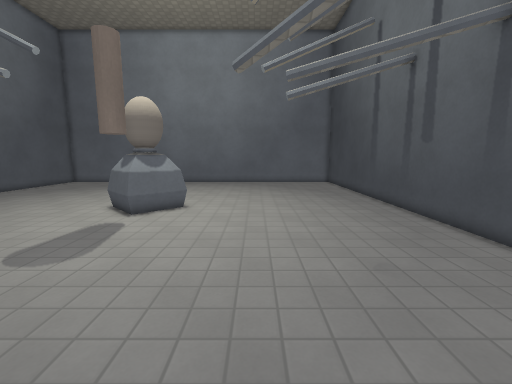
view 1 (above)

12 first-person views from a walk through a 3-D level made in the Godot game engine. The camera is 1.4 m above the floor, tilts 8° down and sees 90° across. The floor is counted in squares, 0.5 m on a side. Each view is taken from the middle of a square. On the plan, view 1 faces up. The plan holds only what a view shows up to about 19 squares ahead; the rest is blank. Surface patterns are stand-ins for the level's own textures.

view 2
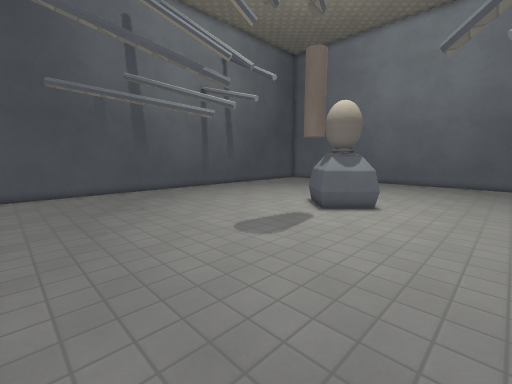

view 3
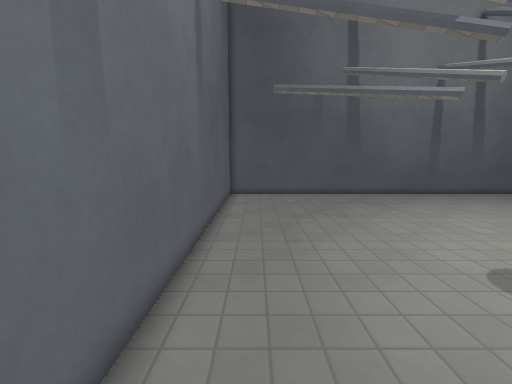

view 4
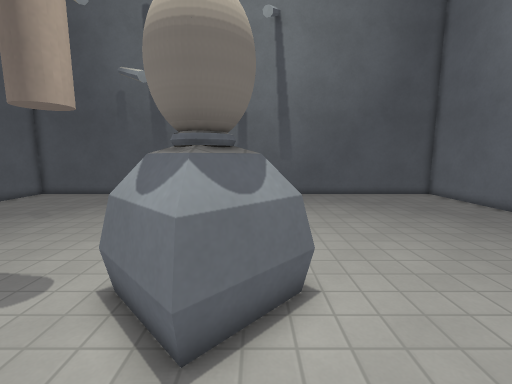

view 5
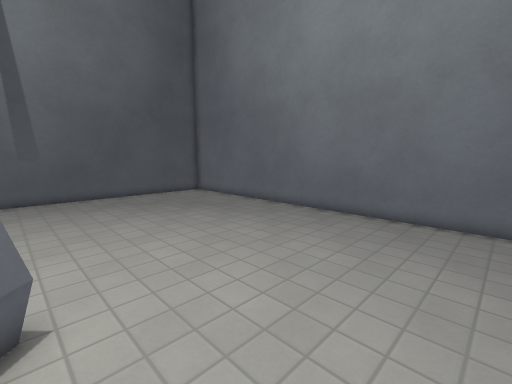

view 6
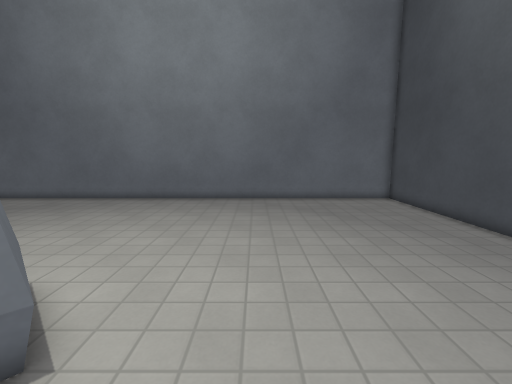

view 7
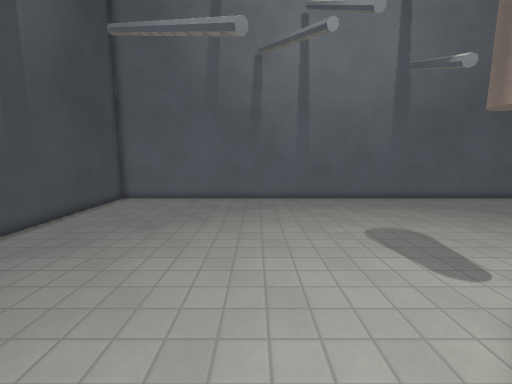

view 8
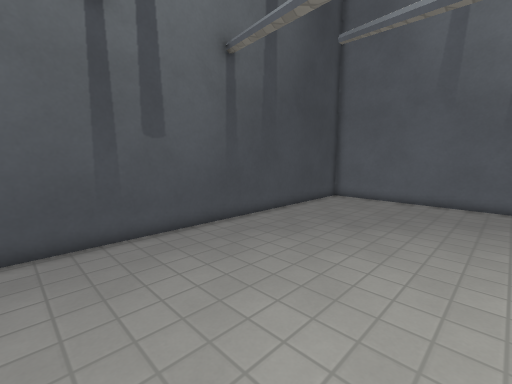

view 9
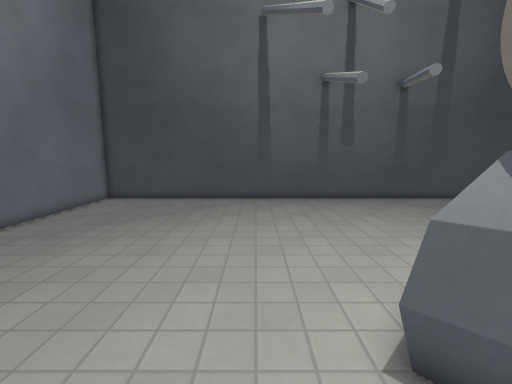

view 10
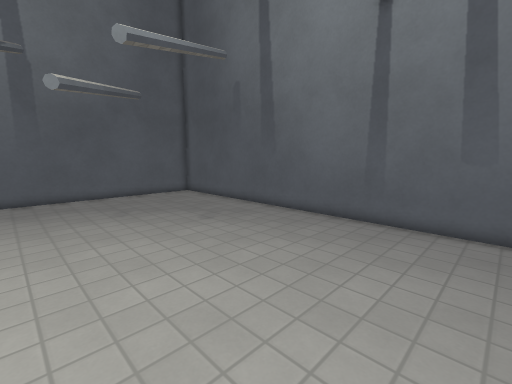

view 11
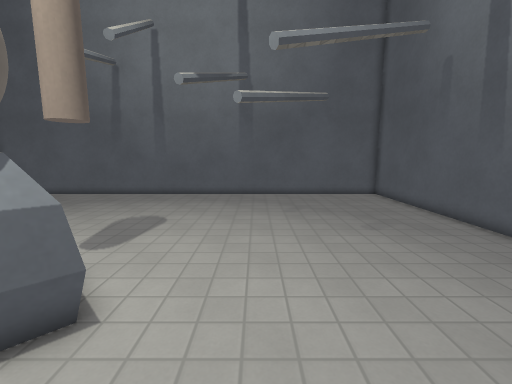

view 12
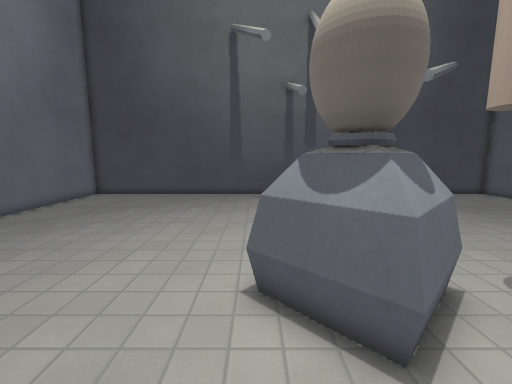

### Floor plan
Points are (right, up) in squares from view 1. A wall is a line through its corners. A room is listed if a view was taken in it or the views show most of it. See-through windows are left out.
Room 1 (views 1, 2, 3, 4, 5, 6, 7, 8, 9, 10, 11, 12)
walls: (-6.2, 12.4) (-7.7, 13.9); (-6.2, 12.7) (-7.4, 13.9); (-6.1, 12.8) (-7.3, 14) (-6, 15.3) (-4.8, 14.1) (-6.1, 12.8); (-7.5, 14.1) (-6.1, 15.5); (-7.7, 14.2) (-6.2, 15.7); (-4.7, 13.9) (-5.9, 12.7); (-4.4, 13.8) (-5.8, 12.4); (-4, 13.8) (-5.8, 12); (-5.9, 15.4) (-4.7, 14.2); (-5.9, 15.7) (-4.4, 14.2); (-19.9, -0.9) (7.9, -0.9) (7.9, 27.9) (-19.9, 27.9) (-19.9, -0.9)
low walls: (-6, 11.9) (-8, 13.9); (-7.9, 14.1) (-6.1, 15.9); (-5.9, 16) (-4, 14.2)

Positions as (right, up) in squares from view 1, and headings:
1: (0, 0), facing up
2: (1, 0), facing up-left
3: (-1, 1), facing left
4: (-1, 15), facing left
5: (-1, 16), facing up-left
6: (-1, 11), facing up
7: (-1, 16), facing down
8: (-1, 16), facing down-right
9: (-9, 18), facing right
10: (-9, 18), facing down-left
11: (-11, 18), facing down
12: (-11, 16), facing right
